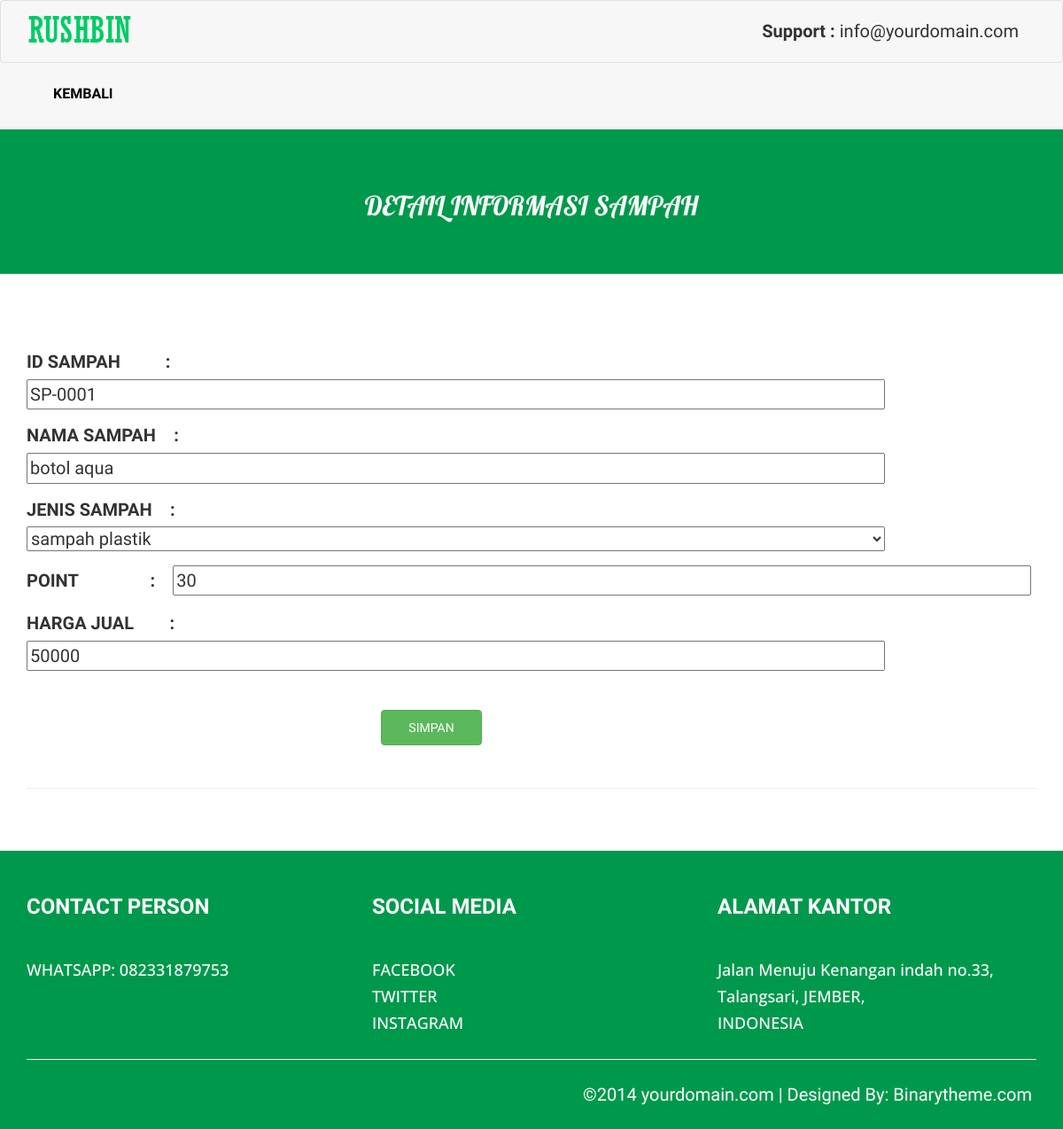
The app's page /detail_sampah.php?id_sampah=SP-0001 (signed in) with its own data.
### tables this page shows
CREATE TABLE `daftar_sampah` (
  `id_sampah` varchar(7) NOT NULL,
  `nama_sampah` varchar(50) NOT NULL,
  `jenis_sampah` enum('sampah kertas','sampah plastik','sampah kaca','sampah kaleng','sampah kayu','sampah besi','sampah kain') NOT NULL,
  `jumlah_sampah` int(5) NOT NULL,
  `point` int(10) NOT NULL,
  `harga_jual` int(10) NOT NULL
);

### Web/detail_sampah.php (the view, shortened to what this page needs)
<!DOCTYPE html>
<html xmlns="http://www.w3.org/1999/xhtml">
<head>
    <link href="assets/css/bootstrap.css" rel="stylesheet" />
    <link href="assets/css/font-awesome.css" rel="stylesheet" />
    <link href="assets/css/animate.css" rel="stylesheet" />
    <link href="assets/css/flexslider.css" rel="stylesheet" />
    <link href="assets/css/style_copy.css" rel="stylesheet" />
</head>
<body>
    <div class="navbar navbar-inverse set-radius-zero">
        <div class="container">
            <div class="navbar-header">
                <a class="navbar-brand" href="home.php">
                    <img src="assets/img/portfolio/logo1.png" />
                </a>
            </div>
            <div class="right-div">
                <strong>Support : </strong> info@yourdomain.com
            </div>
        </div>
    </div>
    <section class="menu-section">
        <div class="container">
            <div class="row ">
                <div class="col-md-12">
                    <div class="navbar-collapse collapse ">
                        <ul id="menu-top" class="nav navbar-nav navbar-left">
                            <li><a href="home.php">KEMBALI</a></li>
                        </ul>
                    </div>
                </div>
            </div>
        </div>
    </section>
    <div class="below-slideshow">
        <div class="container">
            <div class="row">
                <div class="col-lg-12 col-md-12 col-sm-12 col-xs-12">
                    <div class="txt-block">
                        <h1 class="head-line"> DETAIL INFORMASI SAMPAH</h1>
                    </div>
                </div>
            </div>
        </div>
    </div>
    <div class="container">
        <div class="row">
            <div class="col-lg-12 col-md-12 col-sm-12 col-xs-12">
                <div>
                    <form action="edit_detail_sampah.php" method="POST">
                        <?php
                require ('koneksi.php');
                $data = $_GET['id_sampah'];
                $sql = "SELECT * FROM daftar_sampah WHERE id_sampah = '$data'";
                    $hasil = mysqli_query($koneksi,$sql);
                    while($data = mysqli_fetch_array($hasil,MYSQLI_ASSOC)){
                    ?>
                        <tr>
                            <div class="form-group">
                                <label for="kode">ID SAMPAH &ensp;&ensp;&ensp;&ensp; :</label>
                                <input type="text" readonly="readonly" name="txt_id" class="form" style="width: 85%;"
                                    value="<?php echo $data['id_sampah']; ?>" required />
                            </div>
                            <div class="form-group">
                                <label for="nama">NAMA SAMPAH &ensp; :</label>
                                <input type="text" name="txt_nama" class="form" style="width: 85%;"
                                    placeholder="Masukan nama sampah, contoh: <?php echo $data['nama_sampah']; ?>"
                                    required value="<?php echo $data['nama_sampah']; ?>">
                            </div>
                            <div class="form-group">
                                <label for="jenis">JENIS SAMPAH &ensp; :</label>
                                <select name="txt_jenis" id="txt_jenis" class="form" style="width: 85%;" required>
                                    <option value="<?php echo $data['jenis_sampah']; ?>">
                                        <?php echo $data['jenis_sampah']; ?></option>
                                </select>
                            </div>
                            <div class="form-group">
                                <label for="point">POINT &ensp;&ensp;&ensp;&ensp;&ensp;&ensp;&ensp; :</label>
                                <input type="text" name="txt_point" class="form" style="width: 85%;"
                                    placeholder="Masukan point sampah, contoh: <?php echo $data['point']; ?>" required
                                    value="<?php echo $data['point']; ?>">
                            </div>
                            <div class="form-group">
                                <label for="harga">HARGA JUAL &ensp;&ensp;&ensp; :</label>
                                <input type="text" name="txt_harga" class="form" style="width: 85%;"
                                    placeholder="Masukan harga sampah perkilo, contoh: <?php echo $data['harga_jual']; ?>"
                                    required value="<?php echo $data['harga_jual']; ?>">
                            </div>
                            <br>
                            <button type="submit" class="btn btn-success" name="submit" style="margin-left: 400px; width: 10%; height: 40px;">SIMPAN</button>
                        </tr>
                        <?php
                    }
                ?>
                    </form>
                </div>
                <br />
                <hr />
            </div>
        </div>
    </div>
    <div class="footer-sec">
    <div class="container">
        <div class="row">
            <div class="col-lg-4 col-md-4 col-sm-4 col-xs-12 social-div">
                <h3> <strong>CONTACT PERSON</strong> </h3>
                <br />
                <a href="https://wa.me/6282331879753">
                    <h4>WHATSAPP: 082331879753 </h4>
                </a>
            </div>
            <div class="col-lg-4 col-md-4 col-sm-4 col-xs-12 social-div">
                <h3> <strong>SOCIAL MEDIA</strong> </h3>
                <br />
                <a href="http://www.facebook.com/">
                    <h4>FACEBOOK </h4>
                </a>
                <a href="http://www.twitter.com/">
                    <h4>TWITTER </h4>
                </a>
                <a href="http://www.instagram.com/">
                    <h4>INSTAGRAM </h4>
                </a>
            </div>
            <div class="col-lg-4 col-md-4 col-sm-4 col-xs-12">
                <h3> <strong>ALAMAT KANTOR</strong> </h3>
                <br />
                <h4>Jalan Menuju Kenangan indah no.33,</h4>
                <h4>Talangsari, JEMBER,</h4>
                <h4>INDONESIA</h4>
            </div>
        </div>
        <div class="row">
            <div class="col-lg-12 col-md-12 col-sm-12 col-xs-12">
                <hr />
                <div style="text-align:right;padding:5px;">
                    &copy;2014 yourdomain.com | <a href="http://www.binarytheme.com/" style="color:#fff;"
                        target="_blank">Designed By: Binarytheme.com</a>
                </div>
            </div>
        </div>
    </div>
</div>
</body>
</html>

### Web/assets/css/style_copy.css (style rules this page uses)
h1,h2,h4 { font-family: 'Open Sans', sans-serif; }
.head-line { font-weight:500; text-align:center; text-transform:uppercase; font-size:30px; font-family: 'Lobster', cursive; }
.right-div { float: right; padding: 20px; font-size:20px; }
#menu-top a { color:#000; text-decoration:none; font-weight:500; padding: 25px 15px 25px 15px; text-transform:uppercase; font-size:16px; font-weight:900; }
.menu-section { background-color: #f7f7f7; border-bottom:5px solid #f7f7f7; width:100% }
.navbar-inverse { background-color: #f7f7f7; border-color: rgba(155, 153, 153, 0.23); }
.navbar { min-height: 70px; margin-bottom: 0px; }
.below-slideshow { color:#f7f7f7; background:#00994c; padding-bottom:50px; }
.below-slideshow .txt-block { padding-top:50px; }
.footer-sec { margin-top:50px; padding-top:30px; color:#fff; background:#00994c; padding-bottom:20px; }
.social-div a,a:hover { color:#fff; text-decoration:none; }

### records on screen
daftar_sampah: txt_id "SP-0001", txt_nama "botol aqua", txt_jenis "sampah plastik", txt_point "30", txt_harga "50000"
